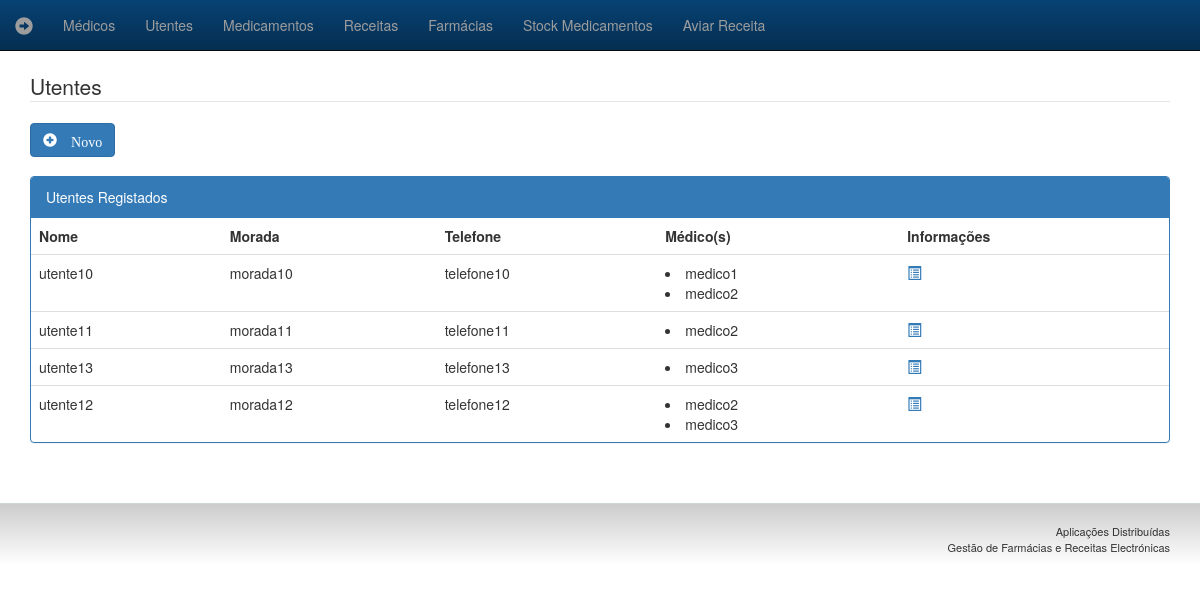
The app's page /utentes with its own data.
### coredrca/models.py (models this page shows, shortened)
class Utente(models.Model):
    nome = models.CharField(max_length=30, primary_key=True)
    morada = models.CharField(max_length=150)
    telefone = models.CharField(max_length=15)
    idMedico = models.ManyToManyField(Medico)

class Medico(models.Model):
    nome = models.CharField(validators=[validate_domainonly_nome],max_length=30, primary_key=True)
    morada = models.CharField(max_length=150)
    telefone = models.CharField(max_length=15)
    especialidade = models.CharField(max_length=130)

### coredrca/views.py (the view)
# urls.py: url(r'^utentes$', views.utentes, name='utente'),
def utentes(request):
    utentes = Utente.objects.all()
    template = loader.get_template('utentes.html')
    context = {'utentes':utentes}
    return HttpResponse(template.render(context))

### coredrca/templates/utentes.html (shortened to what this page needs)
{% extends "base.html" %}
{% block conteudo %}
      <legend>Utentes</legend>
        <div class="row">
          <div class="col-md-2">
            <a href="cadastro-utentes.html"><button type="button" class="btn btn-primary glyphicon glyphicon-plus-sign"> Novo </button></a>
          </div></div>
        <div class="row">
          <div class="col-md-12">
          <br>
            <div class="panel panel-primary">
              <div class="panel-heading">Utentes Registados</div>
              <table class="table">
                  <tr>
                    <th>Nome</th>
                    <th>Morada</th>
                    <th>Telefone</th>
                    <th>Médico(s)</th>
                    <th>Informações</th>
                  </tr>
                  {%for utente in utentes%}
                  <tr>
                    <td>{{utente.nome}}</td>
                    <td>{{utente.morada}}</td>
                    <td>{{utente.telefone}}</td>
                    <td>{%for utente in utente.idMedico.values_list%}
                        <li>{{utente|first}}</li>
                    {% endfor %} </td>
                      <td><a href="{% url 'infoute' nome=utente.nome %}" class="glyphicon glyphicon-list-alt"></a></td>
                  </tr>
                  {% endfor %}
              </table>
            </div>
          </div>
        </div>
{% endblock %}

### coredrca/templates/base.html (shortened to what this page needs)
{% load static from staticfiles%}
<!DOCTYPE html>
<html lang="en">
  <head>
    <link href="{% static "lib/bootstrap/css/bootstrap.min.css" %}" rel="stylesheet">
     <link href="{% static "css/style.css" %}" rel="stylesheet" >
  </head>
  <body>
      <nav class="navbar staff-nav navbar-inverse  navbar-static-top">
        <div class="container-fluid">
          <div class="navbar-header">
            <a class="navbar-brand glyphicon glyphicon-circle-arrow-right" href="/"></a>
          </div>
          <div class="collapse navbar-collapse" id="bs-example-navbar-collapse-1">
            <ul class="nav navbar-nav">
            <li><a href="/medicos">Médicos</a></li>
            <li><a href="/utentes">Utentes</a></li>
            <li><a href="/infarmed">Medicamentos</a></li>
            <li><a href="/receitas">Receitas</a></li>
            <li><a href="/farmacias">Farmácias</a></li>
            <li><a href="/medicamentos">Stock Medicamentos</a></li>
            <li><a href="/aviar">Aviar Receita</a></li>
            </ul>
          </div>
        </div>
      </nav>
      <div class="container">
	{% block conteudo %}
	 {% endblock %}
	</div>
      <footer class="footer navbar-static-bottom" >
       <div class="staff-footer">
            <div class="container">
                <p class="staff-aling-rigth">Aplicações Distribuídas<br>
                    Gestão de Farmácias e Receitas Electrónicas
                </p>
            </div>
      </div>
      </footer>
  </body>
</html>

### webfiles/css/style.css (style rules this page uses)
.staff-footer { border-top: 1px solid #CDD6D7; background-image: linear-gradient(to top, #FFF, #CCC); font-size: 11px; margin-top: 40px; text-align: right; }
.staff-aling-rigth { float: right; margin-top: 20px; font-size: 11px; }
.staff-nav { background-color: #074274; background-image: linear-gradient(to bottom, transparent, rgba(0,0,0,.3)); }

### records on screen
Utente: nome "utente10", morada "morada10", telefone "telefone10"
Medico: nome "medico1"
Medico: nome "medico2"
Utente: nome "utente11", morada "morada11", telefone "telefone11"
Utente: nome "utente13", morada "morada13", telefone "telefone13"
Medico: nome "medico3"
Utente: nome "utente12", morada "morada12", telefone "telefone12"
